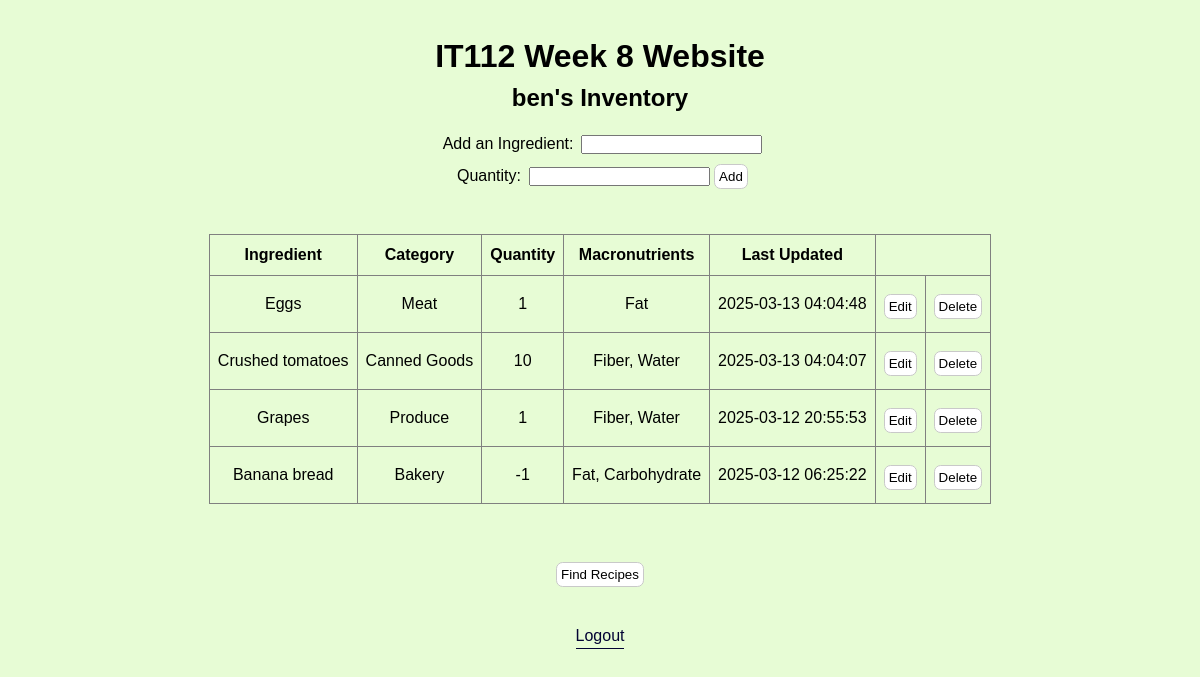
The app's page / (signed in) with its own data.
### tables this page shows
CREATE TABLE user (
    id INTEGER PRIMARY KEY,
    email VARCHAR UNIQUE NOT NULL,
    username TEXT UNIQUE NOT NULL,
    hashed_password TEXT NOT NULL
);

CREATE TABLE inventory (
    id INTEGER PRIMARY KEY,
    quantity TEXT DEFAULT '1',
    last_updated TIMESTAMP DEFAULT (datetime('now', 'localtime')),
    category_id INT NOT NULL,
    user_id INTEGER NOT NULL,
    ingredient_id INTEGER NOT NULL,
    FOREIGN KEY (category_id) REFERENCES category(id) ON DELETE CASCADE,
    FOREIGN KEY (user_id) REFERENCES user(id) ON DELETE CASCADE,
    FOREIGN KEY (ingredient_id) REFERENCES ingredient(id)  ON DELETE CASCADE
);

### flaskapp.py (the view)
@app.route('/', methods=['GET'])
def index():
    if 'username' not in session:
        return redirect(url_for('login'))
    db = get_db()
    cur = db.cursor()
    cur.execute("SELECT ingredient_name FROM ingredient ORDER BY ingredient_name;")
    all_ingredients = [row["ingredient_name"] for row in cur.fetchall()]
    inventory_form = InventoryForm()
    cur.execute("SELECT id FROM user WHERE username = ?", (session['username'],))
    user = cur.fetchone()
    user_id = user["id"]
    cur.execute("""
        SELECT inventory.id,
                ingredient.ingredient_name AS ingredient,
                category.category_name AS category,
                inventory.quantity,
                inventory.last_updated,
                GROUP_CONCAT(macronutrient.macro_name, ', ') AS macros
        FROM inventory
        JOIN category ON inventory.category_id = category.id
        JOIN ingredient ON inventory.ingredient_id = ingredient.id
        LEFT JOIN ingredient_macronutrient ON ingredient.id = ingredient_macronutrient.ingredient_id
        LEFT JOIN macronutrient ON ingredient_macronutrient.macronutrient_id = macronutrient.id
        WHERE inventory.user_id = ?
        GROUP BY inventory.id, ingredient.ingredient_name, category.category_name, inventory.quantity, inventory.last_updated
        ORDER BY inventory.last_updated DESC;
    """, (user_id,))
    user_inventory = cur.fetchall()
    return render_template('index.html', user_inventory = user_inventory, inventory_form=inventory_form, all_ingredients=all_ingredients, selected_inventory_id=None, update_form=UpdateForm())

### forms.py (shortened to what this page needs)
class InventoryForm(FlaskForm):
    ingredient = StringField("Add Ingredient", validators=[DataRequired(message="There is nothing to add!"), Length(min=2, max=50, message="Hmm, not sure if that's an item.")])
    quantity = StringField("Quantity", validators=[DataRequired(message="Enter a quantity.")])
    submit = SubmitField("Add")

class UpdateForm(FlaskForm):
    ingredient_id = HiddenField("Ingredient ID")
    new_name = StringField("New Name", validators=[DataRequired(), Length(min=2, max=50)])
    new_category = SelectField("New Category", choices=[("", "Select a Category")], validators=[DataRequired(message="Please select a category!")])
    quantity = StringField('Quantity', validators=[Optional()])
    macros = SelectMultipleField('Macros', validators=[Optional()])
    submit = SubmitField("Update")

### flaskapp.py (called while the page is built)
def get_db():
    db = getattr(g, '_database', None)
    if db is None:
        db = g._database = sqlite3.connect(DATABASE)
        db.row_factory = sqlite3.Row
    return db

@app.teardown_appcontext
def close_connection(exception):
    db = getattr(g, '_database', None)
    if db is not None:
        db.close()

### templates/index.html (shortened to what this page needs)
<!DOCTYPE html>
<html lang="en">
<head>
    <link rel="stylesheet" href="{{ url_for('static', filename='css/style.css') }}">
</head>
<body>
    <h1>IT112 Week 8 Website</h1>
    <h2>{{ session['username'] }}'s Inventory</h2>
    {% include 'add_ingredient.html' %}
    <main>
        {% if user_inventory %}
            <table border="1">
                <thead>
                    <tr>
                        <th>Ingredient</th>
                        <th>Category</th>
                        <th>Quantity</th>
                        <th>Macronutrients</th>
                        <th>Last Updated</th>
                    </tr>
                </thead>
                <tbody>
                    {% for item in user_inventory %}
                    <tr>
                        <td>{{ item['ingredient'] | capitalize }}</td>
                        <td>{{ item['category'] }}</td>
                        <td>{{ item['quantity'] }}</td>
                        <td>{{ item['macros'] if item['macros'] else 'None' }}</td>
                        <td>{{ item['last_updated'] }}</td>
                        <td>
                            {% with inventory=item %}
                            {% include 'update_inventory.html' %}
                        {% endwith %}
                        </td>
                        <td>
                            <form action="{{ url_for('delete_inventory', inventory_id=item.id) }}" method="POST">
                                <button type="submit" onclick="return confirm('Are you sure you want to delete this item?');">Delete</button>
                            </form>
                        </td>
                    </tr>
                    {% endfor %}
                </tbody>
            </table>
        {% else %}
            <p>Your inventory is empty. Start adding ingredients!</p>
        {% endif %}
        <form action="{{ url_for('get_recipes') }}" method="GET">
            <button type="submit">Find Recipes</button>
        </form>
    </main>
    <a class="logout" href="{{ url_for('logout') }}">Logout</a>
</body>
</html>

### templates/update_inventory.html (shortened to what this page needs)
{% if selected_inventory_id != inventory.id %}
<form method="GET" action="{{ url_for('update_inventory', inventory_id=inventory['id']) }}">
    <button type="submit">Edit</button>
</form>
{% endif %}

### static/css/style.css (style rules this page uses)
* { padding: 0; margin: 0; box-sizing: border-box; }
html { font-size: 100%; line-height: 1.5; font-family: 'Space Grotesk', sans-serif; background-color: #e7fcd5; }
body { display: flex; flex-direction: column; max-width: 1100px; margin: 0 auto; }
main { display: block; text-align: center; }
h1 { font-size: 2em; text-align: center; margin: 1em auto 0em; }
h2 { text-align: center; }
button { display: inline-block; }
table { margin: 1em auto 3em; border-collapse: collapse; }
td { padding: .5em; text-align: center; vertical-align: middle; }
th { padding: .5em; text-align: center; vertical-align: middle; }
form { display: inline-block; margin-top: 1em; text-align: center; }
form > button { margin-top: -1em; }
a.logout, a.back { text-decoration: none; margin: 2em auto; color: rgb(3, 3, 52); border-bottom: .1em solid rgb(3, 3, 52); }
button { background-color: white; border: .1em rgb(201, 201, 201) solid; border-radius: .5em; padding: .3em; text-align: center; text-decoration: none; vertical-align:middle; font-family: 'Space Grotesk', sans-serif; }

### records on screen
user: username "ben"
inventory: ingredient "Eggs", category "Meat", quantity "1", item "Fat", last_updated "2025-03-13 04:04:48"
inventory: ingredient "Crushed tomatoes", category "Canned Goods", quantity "10", item "Fiber, Water", last_updated "2025-03-13 04:04:07"
inventory: ingredient "Grapes", category "Produce", quantity "1", item "Fiber, Water", last_updated "2025-03-12 20:55:53"
inventory: ingredient "Banana bread", category "Bakery", quantity "-1", item "Fat, Carbohydrate", last_updated "2025-03-12 06:25:22"
